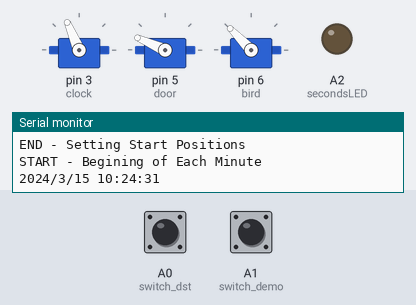
Simulated run of this sketch. Board: Arduino Uno, built with avr-gcc and run on an emulated ATmega328P. On the bench: 3 × servo, output pins drawn as LEDs (lit = HIGH), the last lines printed to the serial monitor. The inputs (shaded band) are chosen by the test bench; at power-on: A1 (switch_demo) LOW, A0 (switch_dst) LOW. The local clock reads 2024-03-15 10:24:30 at power-on unless the sketch sets it.

Above: at 1.8 s.
1.9 s: A1 (switch_demo) pulled HIGH for 0.15 s
At 3.4 s:
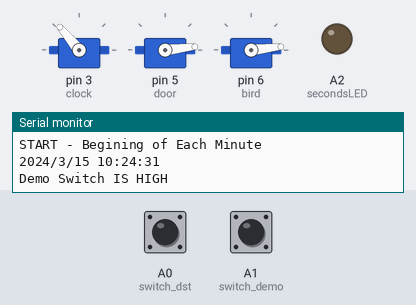
At 5.49 s:
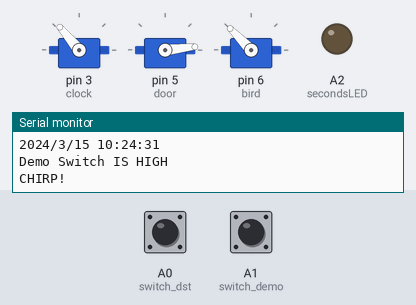
Timing chart, 0 to 19.6 s (numbered marks = the images above; inputs shaded):
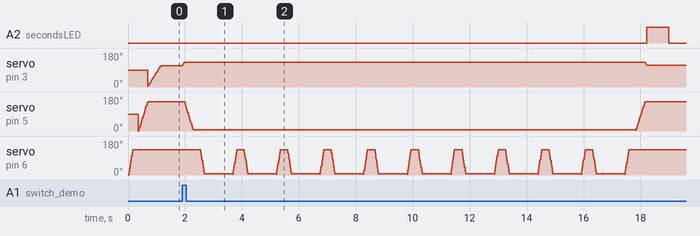

The sketch:

Bird_Clock_V2.ino
```cpp
#include <Servo.h>
#include <Wire.h>
#include "RTClib.h"
RTC_DS1307 RTC;


// START USER SETUP //
// TO SET THE CLOCK, Go below to USER CLOCK SET
// TO DEBUG - uncomment all the serial print statements!

int DSTfactor = 1;      // DST converstion Factor - (1) add an hour or (-1) subtract an hour

int door_open = 5;      // Range of motion - Min
int door_closed = 157;  // Range of motion - Max
int door_speed = 2;     // Lower numbers are faster (0-9)

int bird_in = 5;        // Range of motion - Min
int bird_out = 135;     // Range of motion - Max
int bird_speed = 1;     // Lower numbers are faster (0-9)
int bird_hold = 1000;   // How long bird is out, in ms.

int clock_min = 4;      // Range of motion - Min
int clock_max = 131;    // Range of motion - Max
int clock_speed = 4;    // Lower numbers are faster (0-9)

// END USER SETUP //

//  PIN ASSIGMNMENTS //

//Wire Library Needs:
//SDA (data line) is on analog input pin 4
//SCL (clock line) is on analog input pin 5

Servo clock; // D3
Servo door;  // D5
Servo bird;  // D6
const int switch_dst = A0;
const int switch_demo = A1;
const int secondsLED = A2;


// START tracking variables //
int birdPosition = 0;
int doorPosition = 0;
int clockPosition = 0;
boolean chirp = false;
int reps = 0; // used to do math to convert 24 hrs to 12 hrs
int hourMin = 1; // used to find current minutes elapsed in a 12 hour period
int currentHour=0; // used as the current hour afer DST calc
int hourMinPrev;
int clockPositionPrev=(clock_min+1);
// END tracking variables //


void setup()
{
  Serial.begin(9600);
  Wire.begin();
  RTC.begin();

  clock.attach(3);      // Attach to Digital Pin
  door.attach(5);       // Attach to Digital Pin
  bird.attach(6);       // Attach to Digital Pin
  pinMode(switch_dst, INPUT);
  pinMode(switch_demo, INPUT);
  pinMode(secondsLED, OUTPUT);


/////// USER SET CLOCK /////////////
//  Remove the comment line below, upload the sketch, then comment and upload sketch again
//RTC.adjust(DateTime(__DATE__, __TIME__));
/////// END USER SET CLOCK /////////////


  if (! RTC.isrunning()) {
    Serial.println("RTC is NOT running! Adjusting to compile time.");
    // following line sets the RTC to the date & time this sketch was compiled
    RTC.adjust(DateTime(__DATE__, __TIME__));
  }

  DateTime now = RTC.now();
  if (now.year()==2000 && now.month()==0 && now.day()==0) {
    // following lines give visual display that the RTC is running, but not set
    Serial.println("RTC is running BUT NOT SET");
    sweepClock (clock_min);
    sweepClock (clock_max);
    sweepClock (clock_min);
    sweepClock (clock_max);
    sweepClock (clock_min);
    sweepClock (clock_max);
  }


  else {
    Serial.println("RTC is running - be cool");
    printTime();
  }

  //  This puts all objects at starting positions //
  Serial.println("START - Setting Start Positions");
  sweepBird(bird_out);
  birdPosition = bird_out;
  delay (200);
  sweepDoor(door_closed);
  doorPosition = door_closed;
  sweepClock (clock_min);
  Serial.println("END - Setting Start Positions");

} // END SETUP


void loop()
{
  DateTime now = RTC.now();

  checkDemo ();

  if (now.minute() !=  hourMinPrev) {
    Serial.println("START - Begining of Each Minute");
    DSTconvert ();
    HourMinute ();
    if (now.minute()!=0) {
      chirp=false;
    }
  }

  if (now.minute()==0) {
    Serial.println("Top of the hour.");
    if (chirp==false) {
      Serial.println("Making the clock dance.");
      CooCooClock ();
    }
  }

  keepSeconds ();

} // END of LOOP


void checkDemo () {
  if (digitalRead(switch_demo)==HIGH) {
    while (digitalRead(switch_demo)==HIGH) {
      Serial.println("Demo Switch IS HIGH");
      sweepClock (clock_max);
      CooCooClock ();
    }
    DSTconvert ();
    HourMinute ();
  }
}


// START TIME DISPLATY FUNCTIONS //

int HourMinute () {
  DateTime now = RTC.now();
  if (currentHour <= 12) {
    hourMin=(currentHour*60)+now.minute();
    //Serial.print("hourMin is ");
    //Serial.print(hourMin, DEC);
    //Serial.println(" with case 1.");
  }
  else {
     hourMin=((currentHour-12)*60)+now.minute();
    //Serial.print("hourMin is ");
    //Serial.print(hourMin, DEC);
    //Serial.println(" with case 2.");
  }
  clockPosition = map(hourMin, 0, 720, clock_min, clock_max);
  //Serial.print("Clock Position is MAPPED TO ");
  //Serial.print(clockPosition, DEC);
  //Serial.println(".");

  if (clockPosition != clockPositionPrev) {
    sweepClock (clockPosition);
  }
  else {
    //Serial.println("no need to move the clock.");
  }
  hourMinPrev=now.minute();
  clockPositionPrev=clockPosition;

  printTime();

}


void keepSeconds () {
 DateTime now = RTC.now();
 if ( now.second() % 2 == 0) {
   digitalWrite(secondsLED, HIGH);
 }
 else {
   digitalWrite(secondsLED, LOW);
 }
}

void sweepClock (int ending){

  //Serial.print("Clock is in moton - starting at ");
  //Serial.print(clockPositionPrev, DEC);
  //Serial.print(" and going to ");
  //Serial.print(ending, DEC);
  //Serial.println(".");

  for ((clockPositionPrev-ending)>0; clockPositionPrev > ending; clockPositionPrev--) {   //move backwards
    clock.write(clockPositionPrev);
    delay(clock_speed);
  }
  for ((clockPositionPrev-ending)<0; clockPositionPrev < ending; clockPositionPrev++) {   //move forwards
    clock.write(clockPositionPrev);
    delay(clock_speed);
  }

  //Serial.print("Clock is stopped - clockPositionPrev is ");
  //Serial.print(clockPositionPrev, DEC);
  //Serial.print(" and ending is ");
  //Serial.print(ending, DEC);
  //Serial.println(".");

}


// END TIME DISPLATY FUNCTIONS //

// START DST FUNCTION //

void DSTconvert () {
  DateTime now = RTC.now();
  if (digitalRead(switch_dst)==HIGH) {
    Serial.println("DST is HIGH");
    currentHour=now.hour()+DSTfactor;
    if (currentHour > 23) {
      currentHour =0;
    }
    if (currentHour < 0) {
      currentHour=23;
    }
  }
  else {
    currentHour=now.hour();
  }
    //Serial.print("currentHour is ");
    //Serial.print(currentHour, DEC);
    //Serial.println(" with the DST convert funct.");
}

// END DST FUNCTION //

// START Coo Coo Clock Functions //
void CooCooClock () {
  if (currentHour<= 12 && currentHour > 0) {
    //Serial.print("Bird will move ");
    //Serial.print( currentHour, DEC);
    //Serial.println( " times.");
    CooCoo(currentHour,250);
  }
  else if (currentHour>12 && currentHour<24) {
    reps = currentHour-12;
    //Serial.print("Bird will move ");
    //Serial.print( reps, DEC);
    //Serial.println( " times.");
    CooCoo(reps,250);
  }
  else if (currentHour==0){
    //Serial.print("Bird will move ");
    //Serial.print( "12");
    //Serial.println( " times - special math.");
    CooCoo(12,250);
  }
  else {
    Serial.println( "my time math is fucked");
  }
  chirp=true;
}

void CooCoo (int reps, int timer) {
 sweepDoor(door_open);
 delay (timer);
 for (reps > 0; reps >0; reps--) {
   sweepBird(bird_in);
   delay (bird_hold);
   sweepBird(bird_out);
   delay (timer);
   Serial.println("CHIRP!");
 }
 sweepDoor(door_closed);
 chirp=true;
}

void sweepDoor(int ending){

  //Serial.print("Door is in motion - starting at ");
  //Serial.print(doorPosition, DEC);
  //Serial.print(" and going to ");
  //Serial.print(ending, DEC);
  //Serial.println(".");

  for ((doorPosition-ending)>0; doorPosition > ending; doorPosition--) {   //move backwards
    door.write(doorPosition);
    delay(door_speed);
  }
  for ((doorPosition-ending)<0; doorPosition < ending; doorPosition++) {   //move forwards
    door.write(doorPosition);
    delay(door_speed);

  }

  //Serial.print("Door is stopped - doorPosition is ");
  //Serial.print(doorPosition, DEC);
  //Serial.print(" and ending is ");
  //Serial.print(ending, DEC);
  //Serial.println(".");

}

void sweepBird(int ending){

  //Serial.print("Bird is in motion - starting at ");
  //Serial.print(birdPosition, DEC);
  //Serial.print(" and going to ");
  //Serial.print(ending, DEC);
  //Serial.println(".");

  for ((birdPosition-ending)>0; birdPosition > ending; birdPosition--) {   //move backwards
    bird.write(birdPosition);
    delay(bird_speed);
  }
  for ((birdPosition-ending)<0; birdPosition < ending; birdPosition++) {   //move forwards
    bird.write(birdPosition);
    delay(bird_speed);
  }

  //Serial.print("Bird is stopped - birdPosition is ");
  //Serial.print(birdPosition, DEC);
  //Serial.print(" and ending is ");
  //Serial.print(ending, DEC);
  //Serial.println(".");
}


// END Coo Coo Clock Functions //


void printTime () {
  DateTime now = RTC.now();
  Serial.print(now.year(), DEC);
  Serial.print('/');
  Serial.print(now.month(), DEC);
  Serial.print('/');
  Serial.print(now.day(), DEC);
  Serial.print(' ');
  Serial.print(now.hour(), DEC);
  Serial.print(':');
  Serial.print(now.minute(), DEC);
  Serial.print(':');
  Serial.print(now.second(), DEC);
  Serial.println();
}
```
